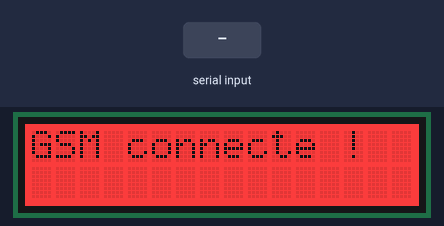
Recording of a sketch running on a simulated Arduino Uno, built with avr-gcc and run on an emulated ATmega328P. Parts: 16×2 character LCD. The test bench sets the inputs (shaded band).

Above: at 4.2 s.
4.3 s: "alerte#" received over Serial
At 7.9 s:
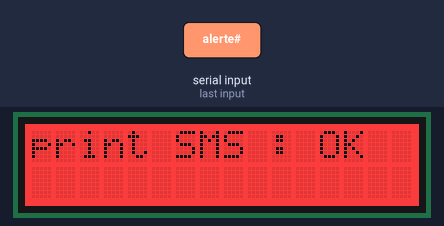
At 10.1 s:
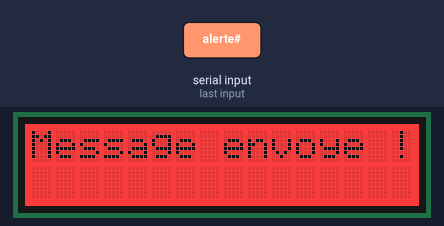
Timing chart, 0 to 11.6 s (numbered marks = the images above; inputs shaded):
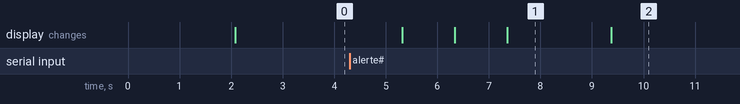

Measured:
- after the input at 4.3 s, the display: first changes after 1.0 s (image 1 shows a later state)
- what the display in image 1 shows lasts 2.0 s, from 7.4 s to 9.4 s

The sketch:

Detecteur-incendie.ino
```cpp
// (licence header left out)
#include <Arduino.h> //A commenter bibli pour compilation avec PlatformIO sous éditeur Atom
#include <Wire.h> // Bibli pour utiliser la liaison i2c (pour lcd Grove)
#include <GSM.h> //Bibli pour utilisation des fonctions GSM avec l'Arduino GSM shield
#include "rgb_lcd.h" //Bibli pour utiliser le lcd i2C Grove RGB

//Définitions pour le lcd
rgb_lcd lcd; //Déclaration de l'objet rgb_lcd
const int colorR = 255;
const int colorG = 0;
const int colorB = 0;

//Définitions pour l'Arduino GSM Shield
#define PINNUMBER "XXXX" //Définition du code pin de la carte sim /!\ Entre guillemets !
GSM gsmAccess; // include a 'true' parameter for debug enabled
GSM_SMS sms;//Construction d'un objet sms à partir du constructeur GSM_SMS

/**********************************************************************************************************************/

void setup()
{
    //Initialisation de l'UART
    Serial.begin(9600);
    while (!Serial)
    {
    ; // wait for serial port to connect. Needed for native USB
    }

    //Initialisations pour le lcd
    lcd.begin(16, 2);
    lcd.setRGB(colorR, colorG, colorB);


    //Initialisations pour l'Arduino GSM shield
    boolean notConnected = true; //Déclaration d'un booleen pour etat connexion réseau
    while(notConnected)
    {
      if(gsmAccess.begin(PINNUMBER)==GSM_READY)
        notConnected = false;
      else
      {
        lcd.clear();
        lcd.setCursor(0,0);
        lcd.print("GSM non connecte");
        delay(1000);
      }
    }

    lcd.clear();
    lcd.setCursor(0,0);
    lcd.print("GSM connecte !");
    delay(1000);

}

/**********************************************************************************************************************/

void loop()
{
  String NumeroString, DemandeRaspPi; //Déclaration de 2 chaines contenant les messages de reception et de retour
  NumeroString=String();//Initialisation avec rien
  DemandeRaspPi=String();//Initialisation avec rien
  char NumeroChar[11];//Déclaration d'un tableau de char de 10 cases qui contiendra le num a utiliser pour le sms
  char txtMsg[100]="DETECTION INCENDIE ! \nLe detecteur d'incendie a ete declenche dans votre logement";

  if(Serial.available() > 0)//Attente de la réception d'un message venant du RaspPi sur le serial
      {
        DemandeRaspPi = Serial.readStringUntil('#'); //Lecture du message jusqu'au caractère '#'
        NumeroString = Serial.readString(); //Lecture du num dans la suite du message
        NumeroString.toCharArray(NumeroChar,11); //Stockage du num dans NumeroChar
      }

  if (DemandeRaspPi=="alerte") //Si le message = "alerte" envoi d'un sms pour incendie
      {
        lcd.clear(); //Effacement du lcd
        lcd.setCursor(0,0); //On ecrit en haut à gauche
        lcd.print("Alerte sms :");
        lcd.setCursor(0,1);
        lcd.print(NumeroChar); //On affiche le num auquel le message va etre envoyé
        delay(1000);

        sms.beginSMS(NumeroChar);
        lcd.clear();
        lcd.setCursor(0,0);
        lcd.print("begin SMS : OK"); //Le numero a bien été saisi
        delay(1000);

        sms.print(txtMsg);
        lcd.clear();
        lcd.setCursor(0,0);
        lcd.print("print SMS : OK"); //Le contenu du message a bien été saisi
        delay(1000);

        sms.endSMS();//Envoi du message

        lcd.clear();
        lcd.setCursor(0,0);
        lcd.print("Message envoye !"); // Le message a bien été envoyé
        delay(1000);

        DemandeRaspPi=String();//Reset de la variable

      }
}
```
